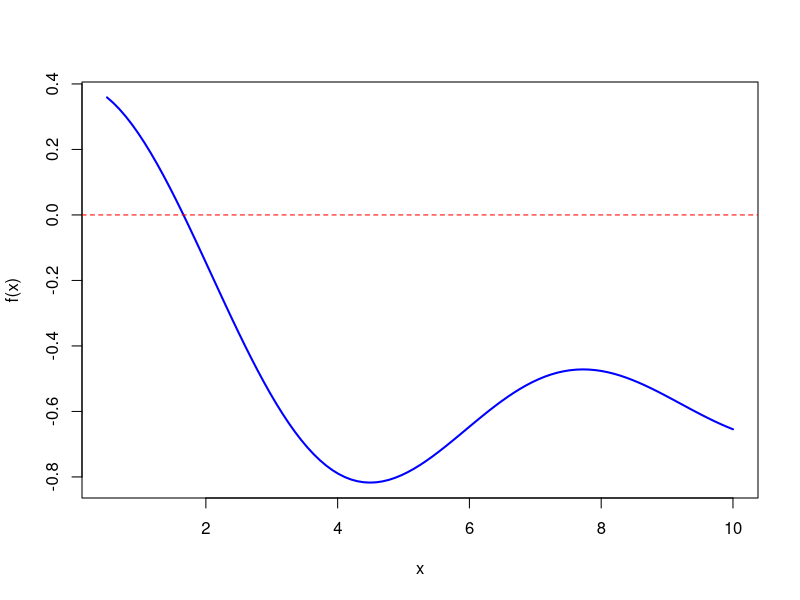
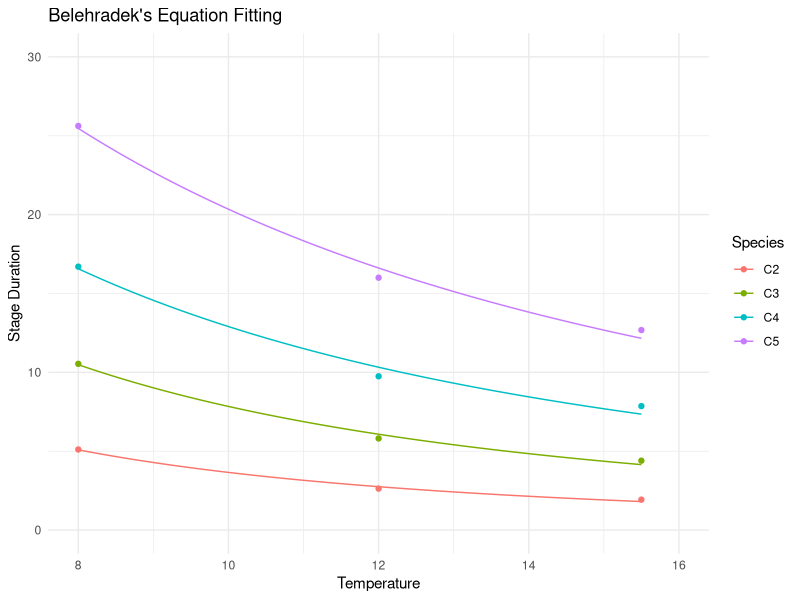

These figures' R source, in order:
## ---- chunk 1
knitr::opts_chunk$set(echo = TRUE)
## ---- chunk 2
f <- function(x) sin(x)/x - 0.6
curve(f, from = 0.5, to = 10, col = "blue", lwd = 2, ylab = "f(x)", xlab = "x")
abline(h = 0, col = "red", lty = 2)
#root~2
## ---- chunk 3
uniroot(f, c(1,2)) 
#-> the root of the function is very close to 2 at 1.660036
## ---- chunk 4
library("numDeriv")# Package for computing f'(x)
## ---- chunk 5

# Newton-Raphson function: only takes one initial value x0
newton.raphson <- function(ff, x0, tol = 1e-6, n = 1000) {
  k <- numeric(n)  # store each estimate
  
  for (i in 1:n) {
    dx <- genD(func = ff, x = x0)$D[1]  # f'(x0)
    if (dx == 0) {
      stop("Derivative is zero. Cannot continue.")
    }
    
    x1 <- x0 - ff(x0) / dx
    k[i] <- x1
    
    if (abs(x1 - x0) < tol) {
      return(list('root approximation' = x1, 'iterations' = k[1:i]))
    }
    
    x0 <- x1
  }
  stop("Too many iterations without convergence.")
}

## ---- chunk 6
# Find positive root
result_pos <- newton.raphson(f, 2)
print(result_pos$`root approximation`)

# Find negative root
result_neg <- newton.raphson(f, -2)
print(result_neg$`root approximation`)

## ---- chunk 7

data <- suppressWarnings(read.table("VidalTvsDuration.txt", header = TRUE))

# Define the Belehradek equation
belehradek <- function(temp, a, c) {
  a * (temp + c)^(-2.05)
}

# Function to define the least squared error
least_squares <- function(params, temp, duration) {
  a <- params[1]
  c <- params[2]
  predicted <- belehradek(temp, a, c)
  sum((predicted - duration)^2)
}

# Fitting C2
fit_C2 <- optim(par = c(1, 1), fn = least_squares, temp = data$X.tempearture, duration = data$C2)
a_C2 <- fit_C2$par[1] #The "a" values obtained after fitting.
c_C2 <- fit_C2$par[2] #The "c" values obtained after fitting.

# Fitting C3
fit_C3 <- optim(par = c(1, 1), fn = least_squares, temp = data$X.tempearture, duration = data$C3)
a_C3 <- fit_C3$par[1]
c_C3 <- fit_C3$par[2]

# Fitting C4
fit_C4 <- optim(par = c(1, 1), fn = least_squares, temp = data$X.tempearture, duration = data$C4)
a_C4 <- fit_C4$par[1]
c_C4 <- fit_C4$par[2]

# Fitting C5
fit_C5 <- optim(par = c(1, 1), fn = least_squares, temp = data$X.tempearture, duration = data$C5)
a_C5 <- fit_C5$par[1]
c_C5 <- fit_C5$par[2]

# Generate data for the fitted curve
temp_range <- seq(min(data$X.tempearture), max(data$X.tempearture), length.out = 100)
fit_C2_data <- data.frame(Temperature = temp_range, Duration = belehradek(temp_range, a_C2, c_C2), Species = "C2")
fit_C3_data <- data.frame(Temperature = temp_range, Duration = belehradek(temp_range, a_C3, c_C3), Species = "C3")
fit_C4_data <- data.frame(Temperature = temp_range, Duration = belehradek(temp_range, a_C4, c_C4), Species = "C4")
fit_C5_data <- data.frame(Temperature = temp_range, Duration = belehradek(temp_range, a_C5, c_C5), Species = "C5")
fit_data <- rbind(fit_C2_data, fit_C3_data, fit_C4_data, fit_C5_data)

# original data (don't change the original data so create a new original data)
original_data <- data.frame(
  Temperature = data$X.tempearture,
  C2 = data$C2,
  C3 = data$C3,
  C4 = data$C4,
  C5 = data$C5
)

library(ggplot2)
library(reshape2)

# Convert the raw data into long format
original_data_melted <- melt(original_data, id.vars = "Temperature", variable.name = "Species", value.name = "Duration")

# 繪製數據和擬合曲線
ggplot() +
  geom_point(data = original_data_melted, aes(x = Temperature, y = Duration, color = Species)) +
  geom_line(data = fit_data, aes(x = Temperature, y = Duration, color = Species)) +
  labs(title = "Belehradek's Equation Fitting", x = "Temperature", y = "Stage Duration") +
  ylim(0, 30) +
  xlim(8, 16) +
  theme_minimal()
